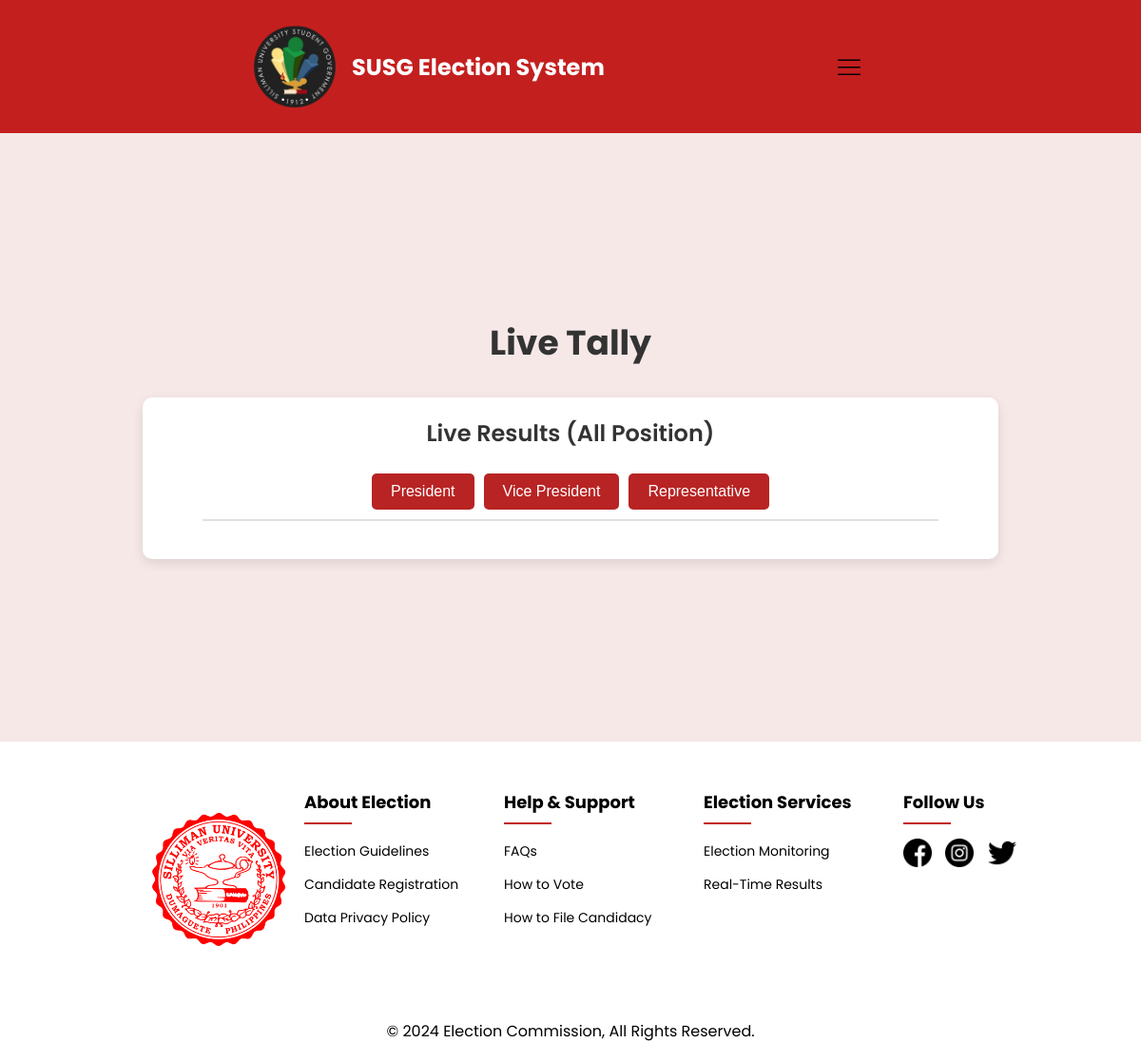
The page /liveresult.php (signed in) on the database its author committed.
### tables this page shows
CREATE TABLE `positions` (
  `position_id` int(3) NOT NULL,
  `position_name` varchar(20) NOT NULL
);

### liveresult.php (the view, shortened to what this page needs)
<?php
require_once 'connect.php';
$positionsStmt = $pdo->query("SELECT * FROM positions");
$positions = $positionsStmt->fetchAll(PDO::FETCH_ASSOC);
?>
<!DOCTYPE html>
<html lang="en">
<head>
</head>
<body>
    <?php include 'header.php'; ?>
    <main class="results-container">
        <h1 class="title">Live Tally</h1>
        <div class="results-box">
            <h2 class="results-title">Live Results (All Position)</h2>
            <div class="position-buttons">
                <?php foreach ($positions as $position): ?>
                    <button class="position-button" data-position-id="<?php echo htmlspecialchars($position['position_id']); ?>">
                        <?php echo htmlspecialchars($position['position_name']); ?>
                    </button>
                <?php endforeach; ?>
            </div>
            <hr class="divider">
        </div>
    </main>
    <?php include 'footer.php'; ?>
</body>
</html>

### liveresult.php (style rules this page uses)
* { margin: 0; padding: 0; box-sizing: border-box; }
main { background-color: #f5e8e7; }
body { font-family: 'Poppins', sans-serif; }
.results-container { display: flex; flex-direction: column; align-items: center; justify-content: center; min-height: 80vh; padding: 40px 20px; }
h1.title { font-size: 36px; color: #333; margin-bottom: 30px; }
.results-box { background-color: #fff; border-radius: 10px; box-shadow: 0 4px 12px rgba(0, 0, 0, 0.1); padding: 20px; width: 100%; max-width: 900px; text-align: center; }
.results-title { font-size: 24px; font-weight: 600; color: #333; margin-bottom: 15px; }
.divider { border: 1px solid #e0e0e0; width: 90%; margin: 10px auto 20px auto; }
.position-buttons { display: flex; flex-wrap: wrap; justify-content: center; gap: 10px; margin-top: 25px; }
.position-button { padding: 10px 20px; font-size: 16px; border: none; border-radius: 5px; background-color: #b82323; color: white; cursor: pointer; transition: background-color 0.3s ease, transform 0.2s ease; }

### header.php (style rules this page uses)
body, html { margin: 0; padding: 0; font-family: 'Poppins', sans-serif; scroll-behavior: smooth; }

### footer.php (style rules this page uses)
body, html { margin: 0; padding: 0; font-family: 'Poppins', sans-serif; scroll-behavior: smooth; }

### rows shown on the page
positions: position_name "President"
positions: position_name "Vice President"
positions: position_name "Representative"
